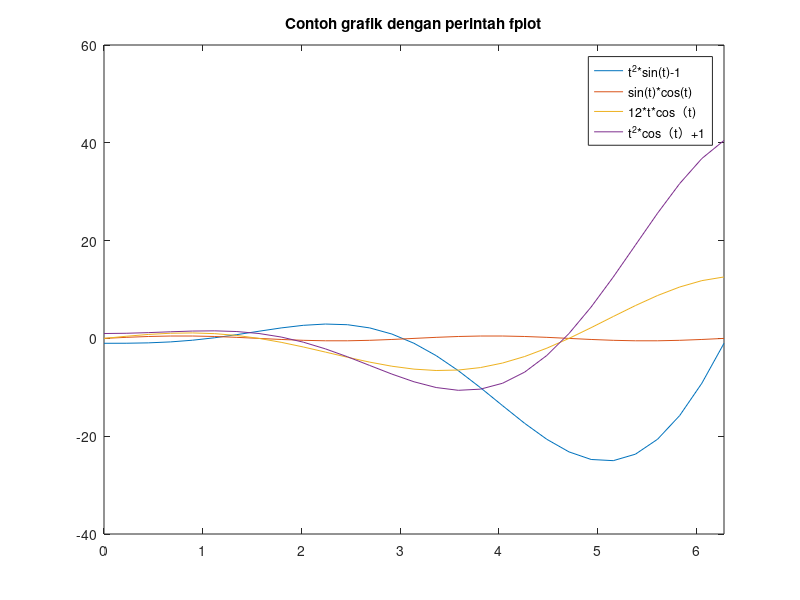

Source code (MATLAB):
fplot ('[t^2*sin(t)-1,sin(t)*cos(t),2*t*cos(t),t^2*cos(t)+1]',[0,2*pi])
legend('t^2*sin(t)-1','sin(t)*cos(t)','12*t*cos（t)','t^2*cos（t）+1')
title ('Contoh grafik dengan perintah fplot')